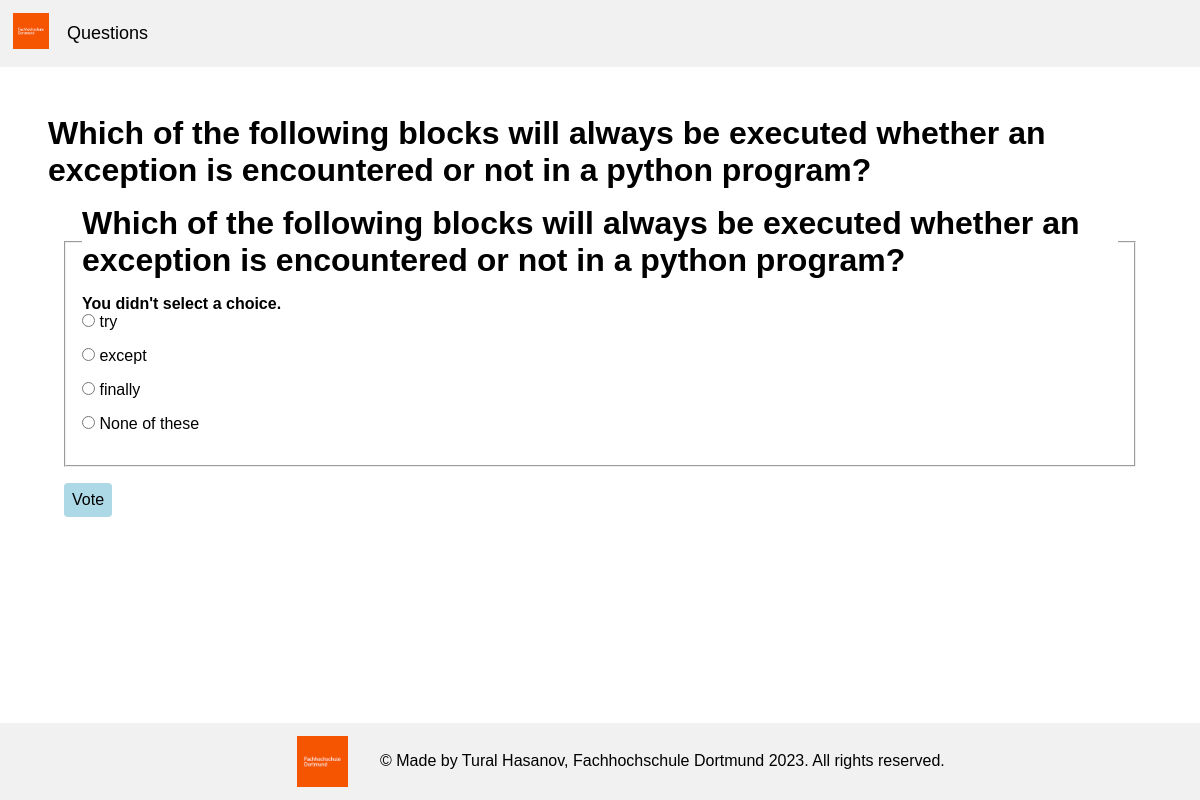
Page /5/vote/ on the committed database.
### polls/models.py (models this page shows, shortened)
class Question(models.Model):
    question_text = models.CharField(max_length=200)
    pub_date = models.DateTimeField('date published')
    created_at = models.DateTimeField(auto_now_add=True)
    updated_at = models.DateTimeField(auto_now=True)
    objects = QuestionManager()

class Choice(models.Model):
    question = models.ForeignKey(Question, related_name="question_choices", on_delete=models.CASCADE)
    choice_text = models.CharField(max_length=200)
    votes = models.IntegerField(default=0)
    created_at = models.DateTimeField(auto_now_add=True)
    updated_at = models.DateTimeField(auto_now=True)

### polls/views.py (the view)
# urls.py: path('<int:question_id>/vote/', views.vote, name='vote'),
def vote(request, question_id):
    try:
        question = Question.objects.get(pk=question_id)
        selected_choice = question.question_choices.get(pk=request.POST['choice'])
    except Question.DoesNotExist:
        raise Http404("Question does not exist")
    except (KeyError, Choice.DoesNotExist):
        return render(request, 'polls/detail.html', {
            'question': question,
            'error_message': "You didn't select a choice.",
        })
    selected_choice.votes += 1
    selected_choice.save()
    return HttpResponseRedirect(reverse('polls:results', args=(question.id,)))

### polls/models.py (called while the page is built)
    def get_queryset(self):
        return super().get_queryset().filter(pub_date__lte=timezone.now())

### polls/templates/polls/detail.html (shortened to what this page needs)
{% extends 'app.html' %} {% block content %}
<h1>{{ question.question_text }}</h1>
<form
  class="question-form"
  action="{% url 'polls:vote' question.id %}"
  method="post"
>
  <fieldset class="question-form-fieldset">
    <legend><h1>{{ question.question_text }}</h1></legend>
    {% if error_message %}
    <p><strong>{{ error_message }}</strong></p>
    {% endif %} {% for choice in question.question_choices.all %}
    <div class="form-input">
      <input
        type="radio"
        name="choice"
        id="choice{{ forloop.counter }}"
        value="{{ choice.id }}"
      />
      <label for="choice{{ forloop.counter }}">{{ choice.choice_text }}</label
      ><br />
    </div>
    {% endfor %}
  </fieldset>
  <button class="form-btn" type="submit">Vote</button>
</form>
{% endblock content %}

### static/style.css (style rules this page uses)
* { margin: 0; padding: 0; font-family: Arial, Helvetica, sans-serif; }
form.question-form { margin: 1em; }
form.question-form .question-form-fieldset { padding: 1em; margin-bottom: 1em; }
form.question-form .form-input { margin-bottom: 1em; }
.form-btn { padding: 0.5em; background: lightblue; border: none; border-radius: 4px; cursor: pointer; transition: all 0.6s; font-size: 1em; }

### rows in the picture
Question: question_text "Which of the following blocks will always be executed whether an exception is encountered or not in a python program?"
Choice: choice_text "try"
Choice: choice_text "except"
Choice: choice_text "finally"
Choice: choice_text "None of these"

### other values in the picture
{{ error_message }} "You didn't select a choice."
